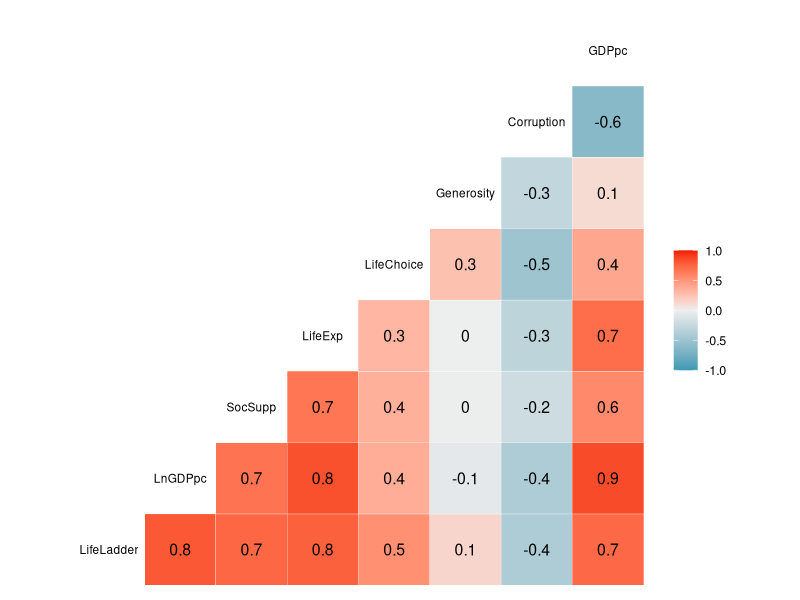
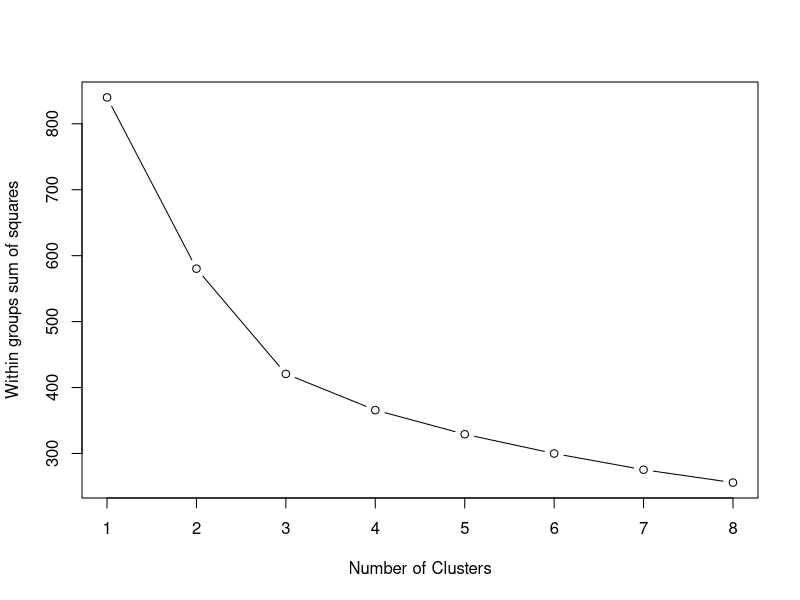
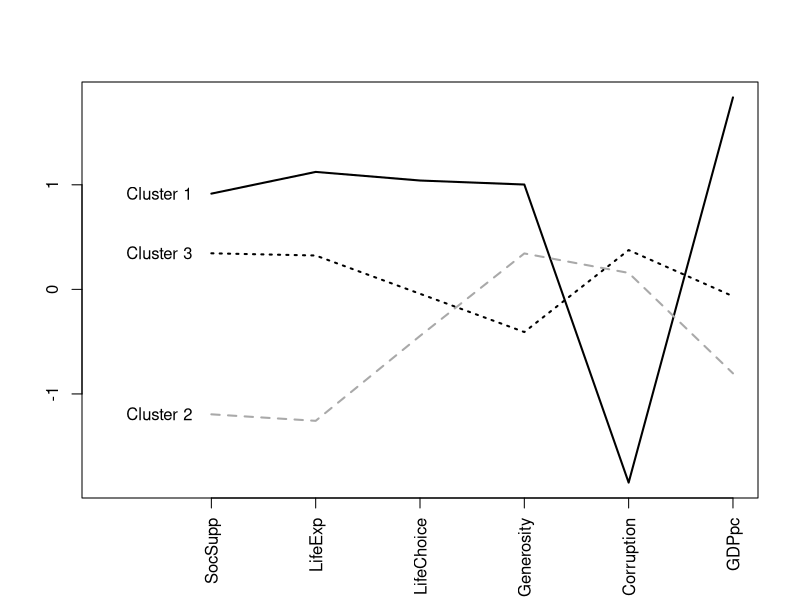
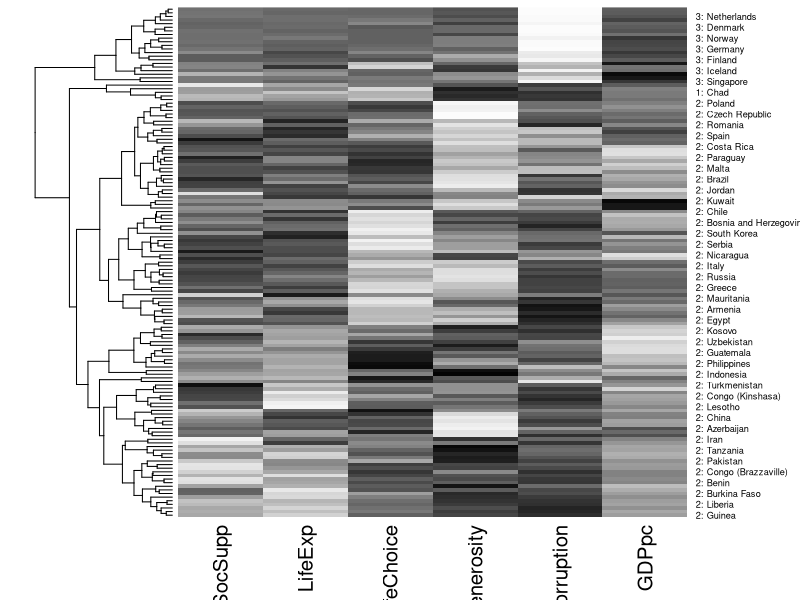
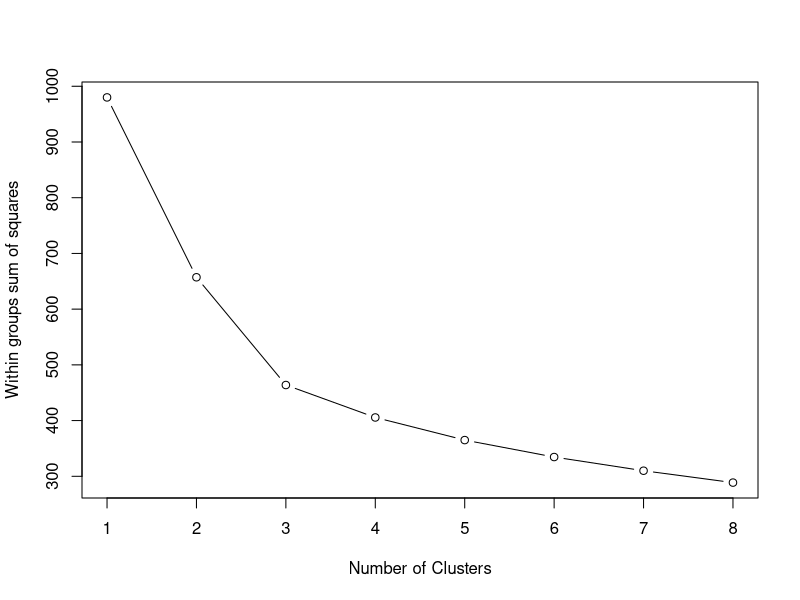
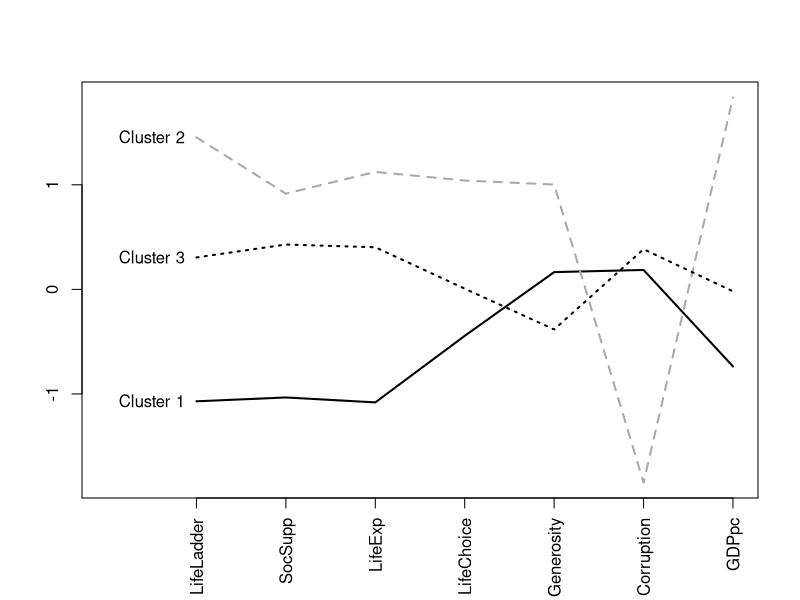
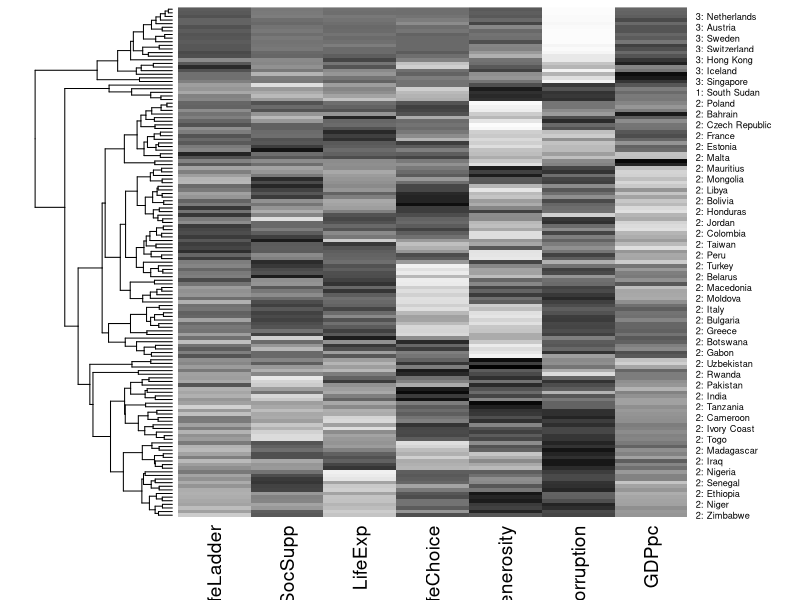

Recreate these plots in R, in order.
## ---- chunk 1
knitr::opts_chunk$set(echo = TRUE)
## ---- chunk 2
#load the package
library(GGally)
## ---- chunk 3
#read the data
whr_2017DB <- read.csv("whr_2017.csv")
summary(whr_2017DB)

#checking total missing data
sapply(whr_2017DB,function(x) sum(is.na(x)))

#visualize the correlation between variables
ggcorr(whr_2017DB[,-1], label=TRUE, cex=3)

#deal with the missing data,as kmeans can't handle data has NA values
#impute with median
whr_2017DB$LnGDPpc[is.na(whr_2017DB$LnGDPpc)] = median(whr_2017DB$LnGDPpc, na.rm = TRUE)
whr_2017DB$LifeExp[is.na(whr_2017DB$LifeExp)] = median(whr_2017DB$LifeExp, na.rm = TRUE)
whr_2017DB$LifeChoice[is.na(whr_2017DB$LifeChoice)] = median(whr_2017DB$LifeChoice, na.rm = TRUE)
whr_2017DB$Generosity[is.na(whr_2017DB$Generosity)] = median(whr_2017DB$Generosity, na.rm = TRUE)
whr_2017DB$Corruption[is.na(whr_2017DB$Corruption)] = median(whr_2017DB$Corruption, na.rm = TRUE)
whr_2017DB$GDPpc[is.na(whr_2017DB$GDPpc)] = median(whr_2017DB$GDPpc, na.rm = TRUE)

#drop the LifeLaddar and LnGDPpc column
whr_2017_DF <- whr_2017DB[,-c(2:3)]

## ---- chunk 4
# Normalized the data
whr_2017_DF.scaled<- scale(whr_2017_DF[,-1])

#set row names
row.names(whr_2017_DF.scaled) <-whr_2017_DF$country

#build k-means model
par(mfrow = c(1, 1))

# Initialize total within sum of squares error: wss
wss <- 0

# Look over 3 to 8 possible clusters
for (i in 1:8) {
  # Fit the model: km.out
  km.out <- kmeans(whr_2017_DF.scaled, centers = i, nstart = 20, iter.max = 50)
  # Save the within cluster sum of squares
  wss[i] <- km.out$tot.withinss
}

# Produce a scree plot
plot(1:8, wss, type = "b", 
     xlab = "Number of Clusters", 
     ylab = "Within groups sum of squares")

# Select number of clusters
k <- 3

# Build model with k clusters: km.out
km.out <- kmeans(whr_2017_DF.scaled, centers = k, nstart = 50, iter.max = 50)

# View the resulting model
km.out

#plotting profile plot of centroids 
# plot an empty scatter plot
plot(c(0), xaxt = 'n', ylab = "", xlab ="", type = "l",
     ylim = c(min(km.out$centers), max(km.out$centers)), xlim = c(0, 6))

# label x-axes
axis(1, at = c(1:6), labels = colnames(whr_2017_DF.scaled), las = 2)

# plot centroids
for (i in c(1:3))
lines(km.out$centers[i,], lty = i, lwd = 2, col = ifelse(i %in% c(1, 3, 5),
                               "black", "dark grey"))
#name clusters
text(x = 0.5, y = km.out$centers[, 1], labels = paste("Cluster", c(1:3)))

# Create hierarchical clustering model: hclust.out
hclust.out <- hclust(dist(whr_2017_DF.scaled), method="complete")

# Inspect the result
summary(hclust.out)

#prune the tree
hclust.out_cut <- cutree(hclust.out, k = 3)

#inspect the clusters
hclust.out_cut

#get size of each cluster
table(hclust.out_cut)

#plot the heatmap
# set labels as cluster membership and utility name
row.names(whr_2017_DF.scaled) <- paste(hclust.out_cut, ": ", row.names(whr_2017_DF.scaled), sep = "")

# plot heatmap
# rev() reverses the color mapping to large = dark
heatmap(as.matrix(whr_2017_DF.scaled), Colv = NA, hclustfun = hclust,
        col=rev(paste("gray",1:99,sep="")))

## ---- chunk 5
#add LifeLadder column
whr_2017_DF_LL <- whr_2017DB[,-3]

# Normalized the data
whr_2017_DF_LL.scaled<- scale(whr_2017_DF_LL[,-1])

#set row names
row.names(whr_2017_DF_LL.scaled) <-whr_2017_DF$country

#build k-means model
par(mfrow = c(1, 1))

# Initialize total within sum of squares error: wss
wss <- 0

# Look over 3 to 8 possible clusters
for (i in 1:8) {
  # Fit the model: km.out
  km.out_LL <- kmeans(whr_2017_DF_LL.scaled, centers = i, nstart = 20, iter.max = 50)
  # Save the within cluster sum of squares
  wss[i] <- km.out_LL$tot.withinss
}

# Produce a scree plot
plot(1:8, wss, type = "b", 
     xlab = "Number of Clusters", 
     ylab = "Within groups sum of squares")

# Select number of clusters
k <- 3

# Build model with k clusters: km.out
km.out_LL <- kmeans(whr_2017_DF_LL.scaled, centers = k, nstart = 50, iter.max = 50)

# View the resulting model
km.out_LL

#plotting profile plot of centroids 
# plot an empty scatter plot
plot(c(0), xaxt = 'n', ylab = "", xlab = "", type = "l",
     ylim = c(min(km.out_LL$centers), max(km.out_LL$centers)), xlim = c(0, 7))

# label x-axes
axis(1, at = c(1:7), labels = colnames(whr_2017_DF_LL.scaled), las = 2)

# plot centroids
for (i in c(1:3))
lines(km.out_LL$centers[i,], lty = i, lwd = 2, col = ifelse(i %in% c(1, 3, 5),
                               "black", "dark grey"))
#name clusters
text(x = 0.5, y = km.out_LL$centers[, 1], labels = paste("Cluster", c(1:3)))

# Create hierarchical clustering model: hclust.out
hclust.out_LL <- hclust(dist(whr_2017_DF_LL.scaled), method="complete")

# Inspect the result
summary(hclust.out_LL)

#prune the tree
hclust.out_cut_LL <- cutree(hclust.out_LL, k = 3)

#inspect the clusters
hclust.out_cut_LL

#get size of each cluster
table(hclust.out_cut_LL)

#plot the heatmap
# set labels as cluster membership and utility name
row.names(whr_2017_DF_LL.scaled) <- paste(hclust.out_cut_LL, ": ", row.names(whr_2017_DF_LL.scaled), sep = "")

# plot heatmap
# rev() reverses the color mapping to large = dark
heatmap(as.matrix(whr_2017_DF_LL.scaled), Colv = NA, hclustfun = hclust,
        col=rev(paste("gray",1:99,sep="")))

